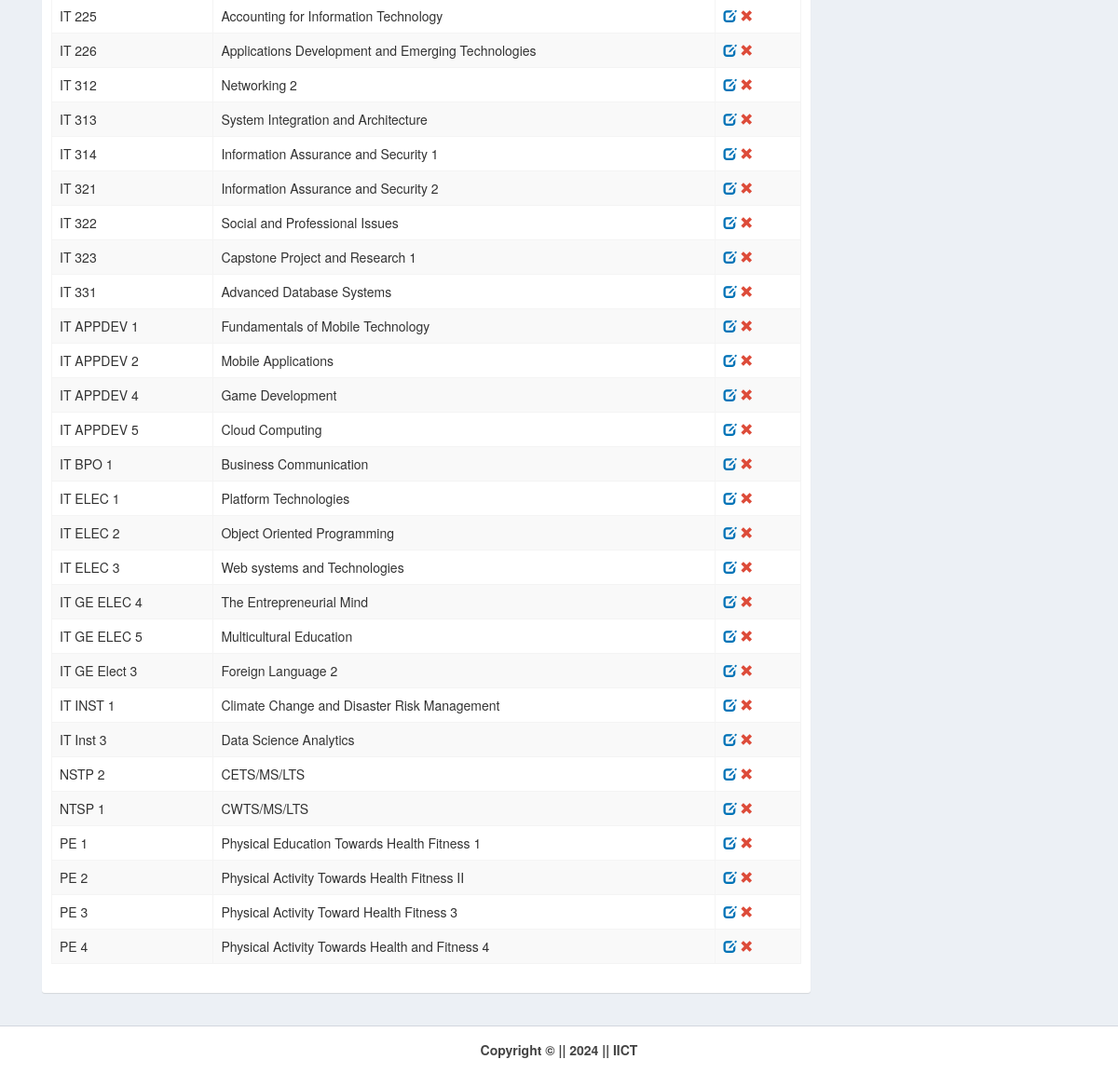
/pages/subject.php (signed in, lower part), run on an earlier commit of the app's database.
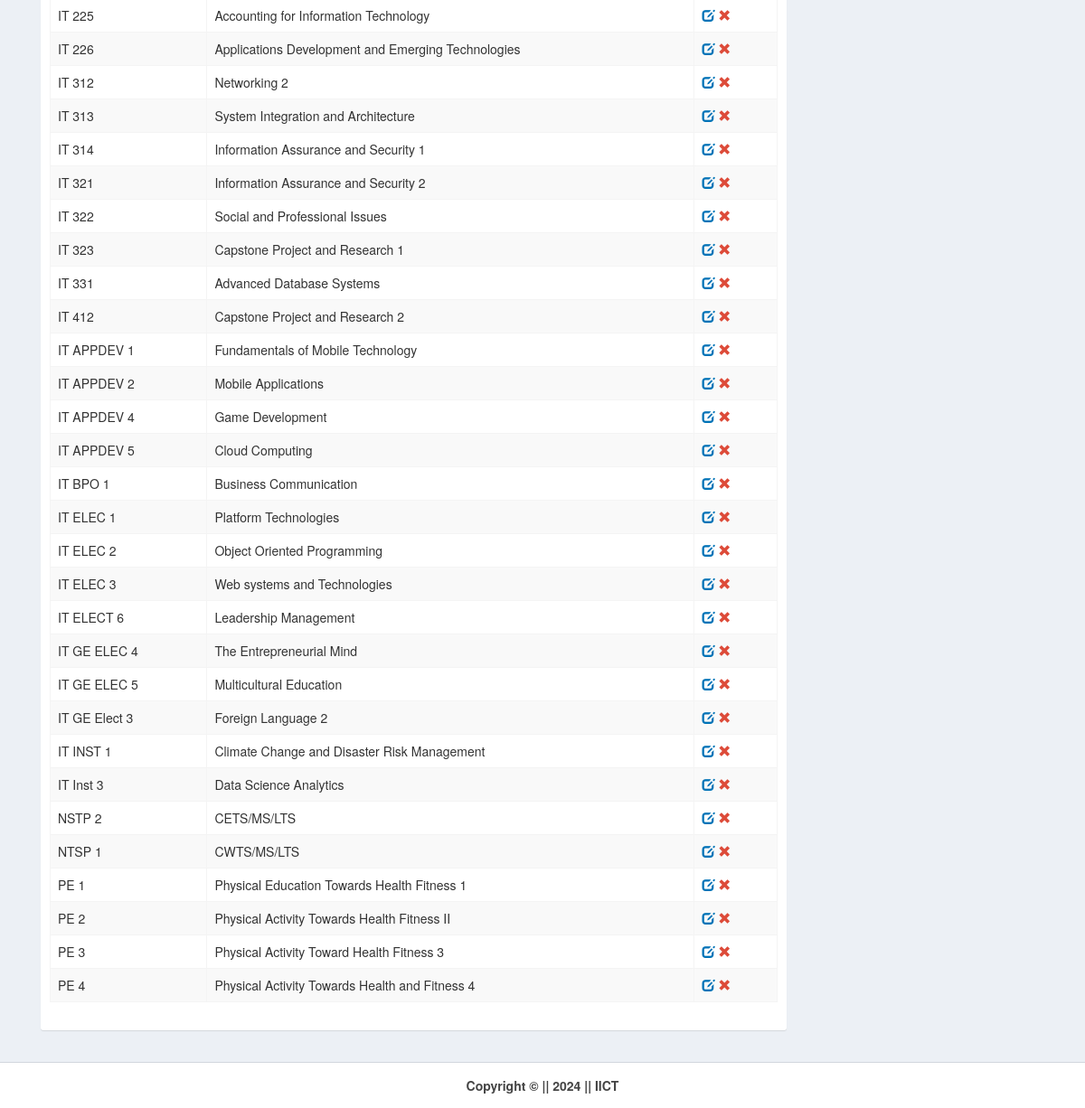
And on a later commit of the database.
### tables this page shows
CREATE TABLE `subject` (
  `subject_id` int(11) NOT NULL,
  `subject_code` varchar(15) NOT NULL,
  `subject_title` varchar(100) NOT NULL,
  `member_id` int(11) NOT NULL
);

### pages/subject.php (the view, shortened to what this page needs)
<!DOCTYPE html>
<html>
<head>
    <link rel="stylesheet" href="../bootstrap/css/bootstrap.min.css">
    <link rel="stylesheet" href="../plugins/datatables/dataTables.bootstrap.css">
    <link rel="stylesheet" href="../dist/css/AdminLTE.min.css">
    <link rel="stylesheet" href="../plugins/select2/select2.min.css">
    <link rel="stylesheet" href="../dist/css/skins/_all-skins.min.css">
</head>
<body class="hold-transition skin-green layout-top-nav" onload="myFunction()">
<div class="wrapper">
    <div class="content-wrapper">
        <div class="container">
            <section class="content">
                <div class="row">
                    <div class="col-md-9">
                        <div class="box box-warning">
                            <div class="box-body">
                                <div class="row">
                                    <div class="col-md-12">
                                        <table id="example1" class="table table-bordered table-striped" style="margin-right:-10px">
                                            <?php
                                            $member = $_SESSION['id'];
                                            include('../dist/includes/dbcon.php');
                                            $query = mysqli_query($con, "select * from subject order by subject_code") or die(mysqli_error());
                                            while ($row = mysqli_fetch_array($query)) {
                                                $id = $row['subject_id'];
                                                $code = $row['subject_code'];
                                                $title = $row['subject_title'];
                                                $mid = $row['member_id'];
                                                ?>
                                                <tr>
                                                    <td><?php echo $code; ?></td>
                                                    <td><?php echo $title; ?></td>
                                                    <td>
                                                        <?php
                                                        if ($member == $mid) {
                                                            echo "
                                                                <a id='click' href='subject.php?id=$id&code=$code&title=$title'>
                                                                  <i class='glyphicon glyphicon-edit text-blue'></i></a>
                                                                <a id='removeme' href='subject_del.php?id=$id'>
                                                                  <i class='glyphicon glyphicon-remove text-red'></i></a>";
                                                        }
                                                        ?>
                                                    </td>
                                                </tr>
                                            <?php } ?>
                                        </table>
                                    </div>
                                    <div class="col-md-6">
                                    </div>
                                </div>
                            </div>
                        </div>
                    </div>
                    </div>
                </div>
        </div>
    </div>
<?php include('../dist/includes/footer.php'); ?>
</body>
</html>

What changed in the data, as far as the page shows it:
added subject: subject_code "IT 412", subject_title "Capstone Project and Research 2"
added subject: subject_code "IT ELECT 6", subject_title "Leadership Management"
